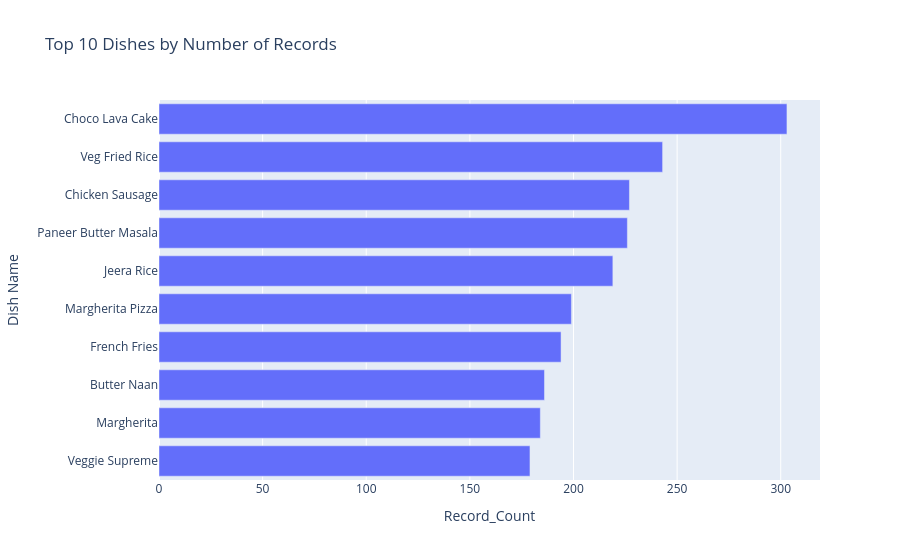

Notebook cell for this chart:
### Markdown cell above
### 6.3 Top dishes by record count

### Code cell
### 6.3 Top dishes by record count

# Count how often each dish appears in the dataset.
top_dishes = (
    df["Dish Name"]
      .value_counts()
      .head(10)
      .reset_index()
)

top_dishes.columns = ["Dish Name", "Record_Count"]

display(top_dishes)

# Plot the most frequently appearing dish names.
fig = px.bar(
    top_dishes.sort_values("Record_Count"),
    x="Record_Count",
    y="Dish Name",
    orientation="h",
    title="Top 10 Dishes by Number of Records"
)
fig.show()

### Figure 1 — Plotly figure (JSON) as saved in the notebook; plotly's stock layout.template omitted (floating-point values rounded to 4 significant figures)
{"data": [{"hovertemplate": "Record_Count=%{x}<br>Dish Name=%{y}<extra></extra>", "legendgroup": "", "marker": {"color": "#636efa", "pattern": {"shape": ""}}, "name": "", "orientation": "h", "showlegend": false, "textposition": "auto", "type": "bar", "x": [179, 184, 186, 194, 199, 219, 226, 227, 243, 303], "xaxis": "x", "y": ["Veggie Supreme", "Margherita", "Butter Naan", "French Fries", "Margherita Pizza", "Jeera Rice", "Paneer Butter Masala", "Chicken Sausage", "Veg Fried Rice", "Choco Lava Cake"], "yaxis": "y"}], "layout": {"barmode": "relative", "legend": {"tracegroupgap": 0}, "title": {"text": "Top 10 Dishes by Number of Records"}, "xaxis": {"anchor": "y", "domain": [0, 1], "title": {"text": "Record_Count"}}, "yaxis": {"anchor": "x", "domain": [0, 1], "title": {"text": "Dish Name"}}}}
